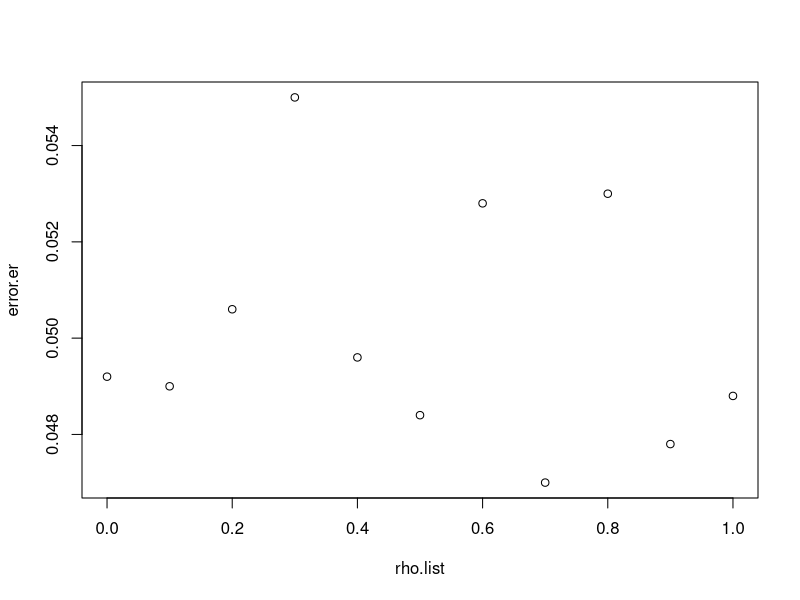
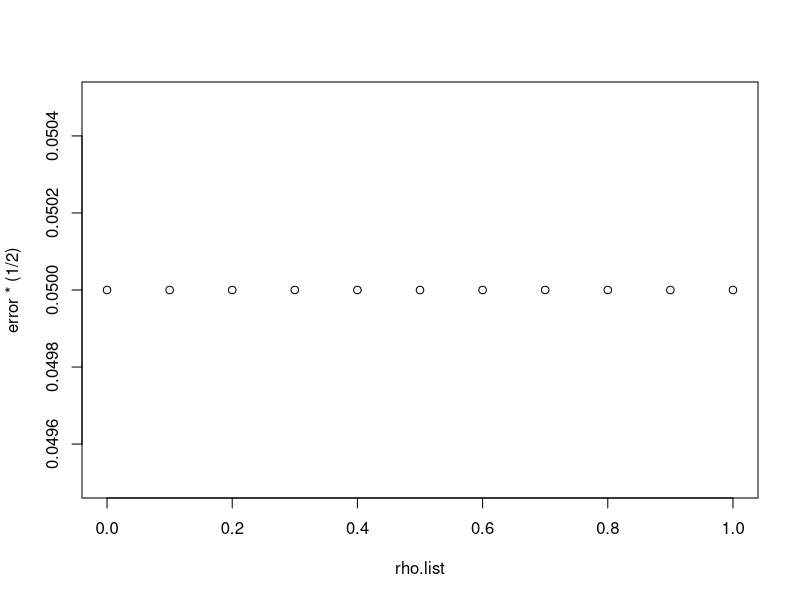
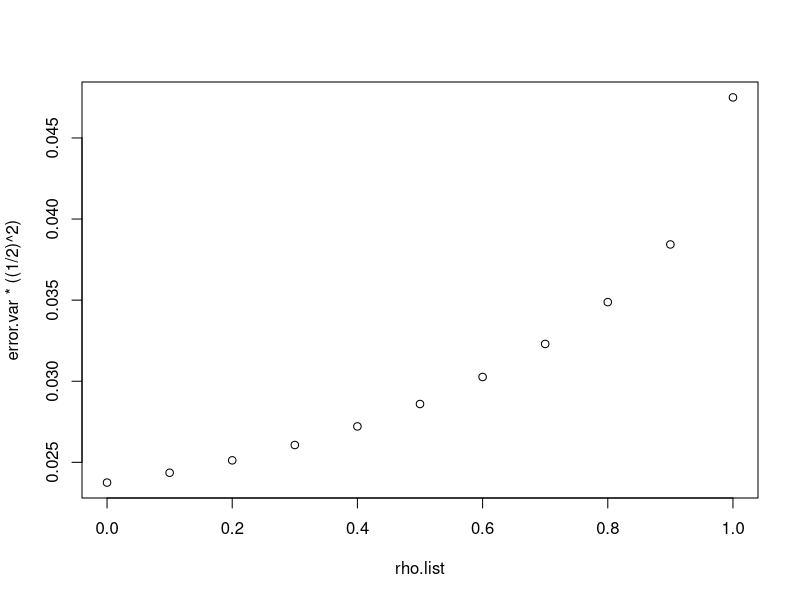

R code for these plots, in order:
# to do: add var to simulation


# simulation: Empirical FDR
library(MASS)

# function for z test
z.test = function(a, mu=0, var=1){
  zeta = (mean(a) - mu) / (sqrt(var / length(a)))
  return(zeta)
}

# function for empricalFDR
empricalFDR <- function(rho,B){
  
# initilize z statieitcs
z1 <- c()
z2 <- c()

# create covariance matrix 
sigma <- matrix(c(1,rho ,rho ,1),2,2)

# Simulation
for (i in 1:B) {
  
# create dataset: x1 is true null; x2 is false null
df <- data.frame(mvrnorm(n = 200, mu=c(0,0.2), sigma))

# calculate z stats
z1[i] <- z.test(df$X1)
z2[i] <- z.test(df$X2)

}

# one-sided test 
reject_z1 <- ifelse(z1>=qnorm(0.95),1,0)
reject_z2 <- ifelse(z2>=qnorm(0.95),1,0)

# calculate empirical fdr
#fdr.empirical = sum(reject_z1==1)/(sum(reject_z1==1)+sum(reject_z2==1))

# calculate # rejections
R = sum(reject_z1==1) + sum(reject_z2==1)
V = sum(reject_z1==1)
# return (list(R,V))
return(V/B)
}


rho.list <- seq(0,1,by=0.1)
error.er <- sapply(rho.list, empricalFDR,B=5000)
plot(error.er~rho.list )

# empricalFDR.all <- replicate(500,empricalFDR(0.9,1000))
# empricalR.all <- empricalFDR.all[seq(1,by=2,len=500)]
# empricalV.all <- empricalFDR.all[seq(2,by=2,len=500)]
# mean(unlist(empricalR.all))
# sd(unlist(empricalR.all))
# mean(unlist(empricalV.all))
# sd(unlist(empricalV.all))
# 
# empricalFDR2.all <- replicate(500,empricalFDR(0.9,1000))
# empricalR2.all <- empricalFDR2.all[seq(1,by=2,len=500)]
# empricalV2.all <- empricalFDR2.all[seq(2,by=2,len=500)]
# mean(unlist(empricalR2.all))
# sd(unlist(empricalR2.all))
# mean(unlist(empricalV2.all))
# sd(unlist(empricalV2.all))

#######################################

# calculate exact v(t)
library(mvtnorm)


# function to calculate the expected number of false rejections based on rho
R0_T <- function(rho) {
  mean <- c(0,0)
  sigma <- matrix(c(1,rho ,rho ,1),2,2)
  prob1 <- pmvnorm(lower=c(qnorm(0.95), -Inf), upper=c(Inf,qnorm(0.95)), mean, sigma)*2  # prob of falsely reject one 
  prob2 <- pmvnorm(lower=c(qnorm(0.95), qnorm(0.95)), upper=c(Inf,Inf), mean, sigma)  # prob of falsely reject both two
  E.R0_t <- prob1 + 2*prob2 
  return(E.R0_t)
}
rho.list <- seq(0,1,by=0.1)
error <- sapply(rho.list, R0_T)
plot(error*(1/2)~rho.list )

############ test calculate the variacne of R0t  ###
R0_T.var <- function(rho) {
  mean <- c(0,0)
  sigma <- matrix(c(1,rho ,rho ,1),2,2)
  prob1 <- pmvnorm(lower=c(qnorm(0.95), -Inf), upper=c(Inf,qnorm(0.95)), mean, sigma)*2  # prob of falsely reject one 
  prob2 <- pmvnorm(lower=c(qnorm(0.95), qnorm(0.95)), upper=c(Inf,Inf), mean, sigma)  # prob of falsely reject both two
  E.R0_t <- prob1 + 2*prob2 
  E.R0_t.square <- prob1 + 2^2*prob2 
  
  var <- E.R0_t.square - E.R0_t^2
  return(var)
}

rho.list <- seq(0,1,by=0.1)
error.var <- sapply(rho.list, R0_T.var)
plot(error.var*((1/2)^2)~rho.list )



